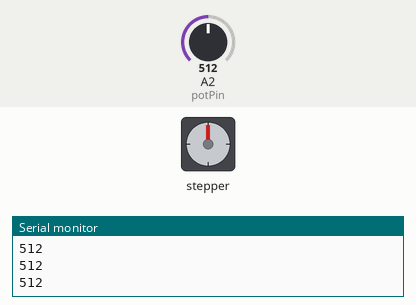
Simulated run of this sketch. Board: Arduino Uno, built with avr-gcc and run on an emulated ATmega328P. Shown: stepper motor, the last lines printed to the serial monitor. Wiring (inferred from the names in the program): stepper motor (2048 steps per turn assumed): coils pin 8, pin 9, pin 10, pin 11. Inputs (shaded band) come from the test bench; at power-on: A2 (potPin) = 512.

Above: at 1.2 s.
1.3 s: A2 (potPin) set to 425
At 1.88 s:
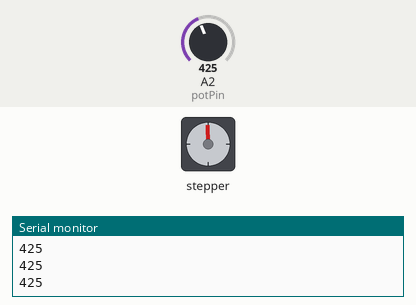
4.3 s: A2 (potPin) set to 122
At 6.42 s:
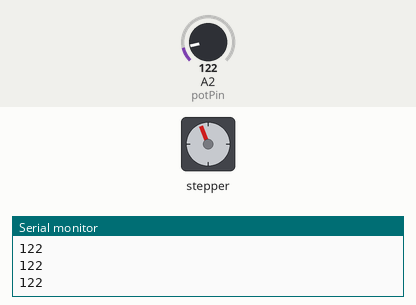
7.3 s: A2 (potPin) set to 0
10.3 s: A2 (potPin) set to 900
At 10.62 s:
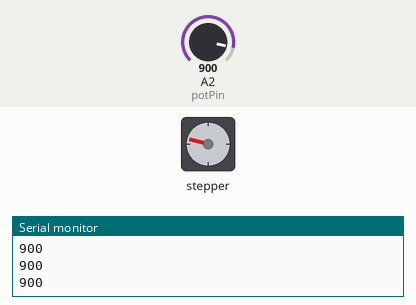
13.3 s: A2 (potPin) set to 1023
Timing chart, 0 to 28.6 s (numbered marks = the images above; inputs shaded):
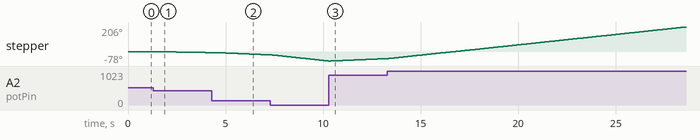

Measured:
- after the input at 1.3 s, stepper: keeps turning counter-clockwise at about 3°/s, starting after 0.40 s

The sketch:

motor_with_potentiometer.ino
```cpp
// This Arduino example demonstrates bidirectional operation of a
// 28BYJ-48, which is readily available on eBay, using a ULN2003
// interface board to drive the stepper. The 28BYJ-48 motor is a 4-
// phase, 8-beat motor, geared down by a factor of 68. One bipolar
// winding is on motor pins 1 & 3 and the other on motor pins 2 & 4.
// Refer to the manufacturer's documentation of  Changzhou Fulling
// Motor Co., Ltd., among others.  The step angle is 5.625/64 and the
// operating Frequency is 100pps. Current draw is 92mA.  In this
// example, the speed and direction of the stepper motor is determined
// by adjusting a 1k-ohm potentiometer connected to Arduino pin A2.
// When the potentiometer is rotated fully counterclockwise, the motor
// will rotate at full counterclockwise speed. As the potentiometer is
// rotated clockwise, the motor will continue to slow down until is
// reaches its minimum speed at the the potentiometer's midpoint value .
// Once the potentiometer crosses its midpoint, the motor will reverse
// direction. As the potentiometer is rotated further clockwise, the speed
// of the motor will increase until it reaches its full clockwise rotation
// speed when the potentiometer has been rotated fully clockwise.
////////////////////////////////////////////////

//declare variables for the motor pins
int motorPin1 = 8;	// Blue   - 28BYJ48 pin 1
int motorPin2 = 9;	// Pink   - 28BYJ48 pin 2
int motorPin3 = 10;	// Yellow - 28BYJ48 pin 3
int motorPin4 = 11;	// Orange - 28BYJ48 pin 4
                       // Red    - 28BYJ48 pin 5 (VCC)

int motorSpeed = 0;     //variable to set stepper speed
int potPin = 2; 	//potentiometer connected to A2
int potValue = 0; 	//variable to read A0 input


//////////////////////////////////////////////////////////////////////////////
void setup() {
 //declare the motor pins as outputs
 pinMode(motorPin1, OUTPUT);
 pinMode(motorPin2, OUTPUT);
 pinMode(motorPin3, OUTPUT);
 pinMode(motorPin4, OUTPUT);
 Serial.begin(9600);
}

//////////////////////////////////////////////////////////////////////////////
void loop(){

 potValue = analogRead(potPin);     // read the value of the potentiometer
 Serial.println(potValue);          // View full range from 0 - 1024 in Serial Monitor
 if (potValue < 435) {               // if potentiometer reads 0 to 535 do this
   motorSpeed = (potValue/15 + 5);  //scale potValue to be useful for motor
   clockwise();                     //go to the ccw rotation function
 }
 else if (potValue > 635) {                             //value of the potentiometer is 512 - 1024
   motorSpeed = ((1024-potValue)/15 + 5); //scale potValue for motor speed
   counterclockwise(); //go the the cw rotation function
 }
}

//////////////////////////////////////////////////////////////////////////////
//set pins to ULN2003 high in sequence from 1 to 4
//delay "motorSpeed" between each pin setting (to determine speed)

void counterclockwise (){
 // 1
 digitalWrite(motorPin1, HIGH);
 digitalWrite(motorPin2, LOW);
 digitalWrite(motorPin3, LOW);
 digitalWrite(motorPin4, LOW);
 delay(motorSpeed);
 // 2
 digitalWrite(motorPin1, HIGH);
 digitalWrite(motorPin2, HIGH);
 digitalWrite(motorPin3, LOW);
 digitalWrite(motorPin4, LOW);
 delay (motorSpeed);
 // 3
 digitalWrite(motorPin1, LOW);
 digitalWrite(motorPin2, HIGH);
 digitalWrite(motorPin3, LOW);
 digitalWrite(motorPin4, LOW);
 delay(motorSpeed);
 // 4
 digitalWrite(motorPin1, LOW);
 digitalWrite(motorPin2, HIGH);
 digitalWrite(motorPin3, HIGH);
 digitalWrite(motorPin4, LOW);
 delay(motorSpeed);
 // 5
 digitalWrite(motorPin1, LOW);
 digitalWrite(motorPin2, LOW);
 digitalWrite(motorPin3, HIGH);
 digitalWrite(motorPin4, LOW);
 delay(motorSpeed);
 // 6
 digitalWrite(motorPin1, LOW);
 digitalWrite(motorPin2, LOW);
 digitalWrite(motorPin3, HIGH);
 digitalWrite(motorPin4, HIGH);
 delay (motorSpeed);
 // 7
 digitalWrite(motorPin1, LOW);
 digitalWrite(motorPin2, LOW);
 digitalWrite(motorPin3, LOW);
 digitalWrite(motorPin4, HIGH);
 delay(motorSpeed);
 // 8
 digitalWrite(motorPin1, HIGH);
 digitalWrite(motorPin2, LOW);
 digitalWrite(motorPin3, LOW);
 digitalWrite(motorPin4, HIGH);
 delay(motorSpeed);
}

//////////////////////////////////////////////////////////////////////////////
//set pins to ULN2003 high in sequence from 4 to 1
//delay "motorSpeed" between each pin setting (to determine speed)

void clockwise(){
 // 1
 digitalWrite(motorPin4, HIGH);
 digitalWrite(motorPin3, LOW);
 digitalWrite(motorPin2, LOW);
 digitalWrite(motorPin1, LOW);
 delay(motorSpeed);
 // 2
 digitalWrite(motorPin4, HIGH);
 digitalWrite(motorPin3, HIGH);
 digitalWrite(motorPin2, LOW);
 digitalWrite(motorPin1, LOW);
 delay (motorSpeed);
 // 3
 digitalWrite(motorPin4, LOW);
 digitalWrite(motorPin3, HIGH);
 digitalWrite(motorPin2, LOW);
 digitalWrite(motorPin1, LOW);
 delay(motorSpeed);
 // 4
 digitalWrite(motorPin4, LOW);
 digitalWrite(motorPin3, HIGH);
 digitalWrite(motorPin2, HIGH);
 digitalWrite(motorPin1, LOW);
 delay(motorSpeed);
 // 5
 digitalWrite(motorPin4, LOW);
 digitalWrite(motorPin3, LOW);
 digitalWrite(motorPin2, HIGH);
 digitalWrite(motorPin1, LOW);
 delay(motorSpeed);
 // 6
 digitalWrite(motorPin4, LOW);
 digitalWrite(motorPin3, LOW);
 digitalWrite(motorPin2, HIGH);
 digitalWrite(motorPin1, HIGH);
 delay (motorSpeed);
 // 7
 digitalWrite(motorPin4, LOW);
 digitalWrite(motorPin3, LOW);
 digitalWrite(motorPin2, LOW);
 digitalWrite(motorPin1, HIGH);
 delay(motorSpeed);
 // 8
 digitalWrite(motorPin4, HIGH);
 digitalWrite(motorPin3, LOW);
 digitalWrite(motorPin2, LOW);
 digitalWrite(motorPin1, HIGH);
 delay(motorSpeed);
}
```
